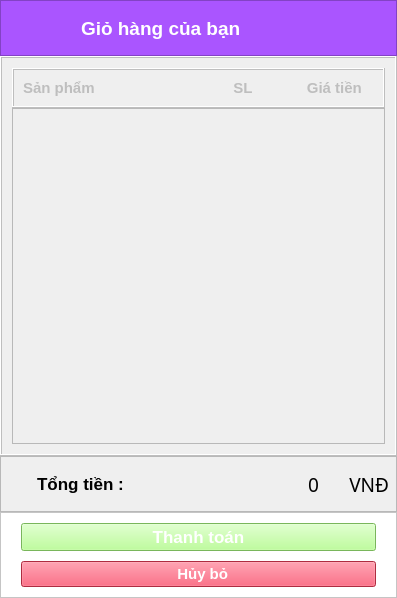
      <widget class="QWidget" name="scrollAreaWidgetContents_3">
       <property name="geometry">
        <rect>
         <x>0</x>
         <y>0</y>
         <width>397</width>
         <height>598</height>
        </rect>
       </property>
       <layout class="QVBoxLayout" name="verticalLayout_2">
        <property name="spacing">
         <number>0</number>
        </property>
        <property name="leftMargin">
         <number>0</number>
        </property>
        <property name="topMargin">
         <number>0</number>
        </property>
        <property name="rightMargin">
         <number>0</number>
        </property>
        <property name="bottomMargin">
         <number>0</number>
        </property>
        <item>
         <widget class="QFrame" name="frame_5">
          <property name="minimumSize">
           <size>
            <width>0</width>
            <height>50</height>
           </size>
          </property>
          <property name="maximumSize">
           <size>
            <width>16777215</width>
            <height>80</height>
           </size>
          </property>
          <property name="styleSheet">
           <string notr="true">background-color: rgb(170, 85, 255);</string>
          </property>
          <property name="frameShape">
           <enum>QFrame::StyledPanel</enum>
          </property>
          <property name="frameShadow">
           <enum>QFrame::Raised</enum>
          </property>
          <layout class="QGridLayout" name="gridLayout_2">
           <property name="leftMargin">
            <number>15</number>
           </property>
           <property name="topMargin">
            <number>0</number>
           </property>
           <property name="rightMargin">
            <number>0</number>
           </property>
           <property name="bottomMargin">
            <number>0</number>
           </property>
           <property name="horizontalSpacing">
            <number>35</number>
           </property>
           <property name="verticalSpacing">
            <number>0</number>
           </property>
           <item row="0" column="1">
            <widget class="QLabel" name="label_19">
             <property name="maximumSize">
              <size>
               <width>16777215</width>
               <height>50</height>
              </size>
             </property>
             <property name="font">
              <font>
               <family>Segoe UI</family>
               <pointsize>14</pointsize>
               <weight>75</weight>
               <bold>true</bold>
              </font>
             </property>
             <property name="styleSheet">
              <string notr="true">color: rgb(255, 255, 255);</string>
             </property>
             <property name="text">
              <string>Giỏ hàng của bạn</string>
             </property>
             <property name="alignment">
              <set>Qt::AlignLeading|Qt::AlignLeft|Qt::AlignVCenter</set>
             </property>
            </widget>
           </item>
           <item row="0" column="0">
            <widget class="QLabel" name="label_2">
             <property name="maximumSize">
              <size>
               <width>30</width>
               <height>30</height>
              </size>
             </property>
             <property name="font">
              <font>
               <pointsize>8</pointsize>
              </font>
             </property>
             <property name="text">
              <string/>
             </property>
             <property name="pixmap">
              <pixmap>img/shopping-cart.png</pixmap>
             </property>
             <property name="scaledContents">
              <bool>true</bool>
             </property>
             <property name="alignment">
              <set>Qt::AlignCenter</set>
             </property>
            </widget>
           </item>
          </layout>
         </widget>
        </item>
        <item>
         <widget class="QFrame" name="frame_2">
          <property name="enabled">
           <bool>false</bool>
          </property>
          <property name="maximumSize">
           <size>
            <width>16777215</width>
            <height>400</height>
           </size>
          </property>
          <property name="frameShape">
           <enum>QFrame::Box</enum>
          </property>
          <property name="frameShadow">
           <enum>QFrame::Raised</enum>
          </property>
          <layout class="QVBoxLayout" name="verticalLayout_16">
           <property name="spacing">
            <number>0</number>
           </property>
           <property name="leftMargin">
            <number>10</number>
           </property>
           <property name="topMargin">
            <number>10</number>
           </property>
           <property name="rightMargin">
            <number>10</number>
           </property>
           <property name="bottomMargin">
            <number>10</number>
           </property>
           <item>
            <widget class="QFrame" name="frame_7">
             <property name="frameShape">
              <enum>QFrame::Box</enum>
             </property>
             <property name="frameShadow">
              <enum>QFrame::Raised</enum>
             </property>
             <layout class="QHBoxLayout" name="horizontalLayout_22">
              <item>
               <widget class="QLabel" name="label_3">
                <property name="font">
                 <font>
                  <family>Segoe UI</family>
                  <pointsize>11</pointsize>
                  <weight>75</weight>
                  <bold>true</bold>
                  <underline>false</underline>
                 </font>
                </property>
                <property name="text">
                 <string>Sản phẩm</string>
                </property>
               </widget>
              </item>
              <item>
               <widget class="QLabel" name="label_5">
                <property name="maximumSize">
                 <size>
                  <width>50</width>
                  <height>16777215</height>
                 </size>
                </property>
                <property name="font">
                 <font>
                  <family>Segoe UI</family>
                  <pointsize>11</pointsize>
                  <weight>75</weight>
                  <bold>true</bold>
                  <underline>false</underline>
                 </font>
                </property>
                <property name="text">
                 <string>SL</string>
                </property>
                <property name="alignment">
                 <set>Qt::AlignCenter</set>
                </property>
               </widget>
              </item>
              <item>
               <widget class="QLabel" name="label_8">
                <property name="minimumSize">
                 <size>
                  <width>0</width>
                  <height>0</height>
                 </size>
                </property>
                <property name="maximumSize">
                 <size>
                  <width>100</width>
                  <height>16777215</height>
                 </size>
                </property>
                <property name="font">
                 <font>
                  <family>Segoe UI</family>
                  <pointsize>11</pointsize>
                  <weight>75</weight>
                  <bold>true</bold>
                  <underline>false</underline>
                 </font>
                </property>
                <property name="text">
                 <string>     Giá tiền</string>
                </property>
                <property name="alignment">
                 <set>Qt::AlignCenter</set>
                </property>
               </widget>
              </item>
             </layout>
            </widget>
           </item>
           <item>
            <widget class="QFrame" name="frame_10">
             <property name="minimumSize">
              <size>
               <width>0</width>
               <height>0</height>
              </size>
             </property>
             <property name="maximumSize">
              <size>
               <width>16777215</width>
               <height>450</height>
              </size>
             </property>
             <property name="frameShape">
              <enum>QFrame::StyledPanel</enum>
             </property>
             <property name="frameShadow">
              <enum>QFrame::Raised</enum>
             </property>
             <layout class="QHBoxLayout" name="horizontalLayout_23">
              <property name="spacing">
               <number>25</number>
              </property>
              <property name="leftMargin">
               <number>10</number>
              </property>
              <property name="topMargin">
               <number>0</number>
              </property>
              <property name="rightMargin">
               <number>0</number>
              </property>
              <property name="bottomMargin">
               <number>0</number>
              </property>
              <item>
               <widget class="QListWidget" name="nameItemList">
                <property name="minimumSize">
                 <size>
                  <width>90</width>
                  <height>0</height>
                 </size>
                </property>
                <property name="maximumSize">
                 <size>
                  <width>16777215</width>
                  <height>429</height>
                 </size>
                </property>
                <property name="font">
                 <font>
                  <pointsize>8</pointsize>
                 </font>
                </property>
                <property name="frameShape">
                 <enum>QFrame::NoFrame</enum>
                </property>
                <property name="frameShadow">
                 <enum>QFrame::Raised</enum>
                </property>
                <property name="lineWidth">
                 <number>0</number>
                </property>
                <property name="horizontalScrollBarPolicy">
                 <enum>Qt::ScrollBarAlwaysOff</enum>
                </property>
                <property name="sizeAdjustPolicy">
                 <enum>QAbstractScrollArea::AdjustIgnored</enum>
                </property>
                <property name="autoScroll">
                 <bool>false</bool>
                </property>
                <property name="autoScrollMargin">
                 <number>8</number>
                </property>
                <property name="textElideMode">
                 <enum>Qt::ElideLeft</enum>
                </property>
                <property name="resizeMode">
                 <enum>QListView::Adjust</enum>
                </property>
                <property name="itemAlignment">
                 <set>Qt::AlignCenter</set>
                </property>
               </widget>
              </item>
              <item>
               <widget class="QListWidget" name="amountItemList">
                <property name="minimumSize">
                 <size>
                  <width>50</width>
                  <height>0</height>
                 </size>
                </property>
                <property name="maximumSize">
                 <size>
                  <width>50</width>
                  <height>429</height>
                 </size>
                </property>
                <property name="font">
                 <font>
                  <pointsize>8</pointsize>
                 </font>
                </property>
                <property name="layoutDirection">
                 <enum>Qt::LeftToRight</enum>
                </property>
                <property name="frameShape">
                 <enum>QFrame::NoFrame</enum>
                </property>
                <property name="frameShadow">
                 <enum>QFrame::Raised</enum>
                </property>
                <property name="lineWidth">
                 <number>0</number>
                </property>
                <property name="itemAlignment">
                 <set>Qt::AlignCenter</set>
                </property>
               </widget>
              </item>
              <item>
               <widget class="QListWidget" name="costItemList">
                <property name="maximumSize">
                 <size>
                  <width>100</width>
                  <height>429</height>
                 </size>
                </property>
                <property name="font">
                 <font>
                  <pointsize>8</pointsize>
                 </font>
                </property>
                <property name="frameShape">
                 <enum>QFrame::NoFrame</enum>
                </property>
                <property name="frameShadow">
                 <enum>QFrame::Raised</enum>
                </property>
                <property name="lineWidth">
                 <number>0</number>
                </property>
                <property name="itemAlignment">
                 <set>Qt::AlignCenter|Qt::AlignHCenter|Qt::AlignRight|Qt::AlignTrailing|Qt::AlignVCenter</set>
                </property>
               </widget>
              </item>
             </layout>
            </widget>
           </item>
          </layout>
         </widget>
        </item>
        <item>
         <widget class="QFrame" name="frame_4">
          <property name="minimumSize">
           <size>
            <width>0</width>
            <height>30</height>
           </size>
          </property>
          <property name="maximumSize">
           <size>
            <width>16777215</width>
            <height>80</height>
           </size>
          </property>
          <property name="font">
           <font>
            <pointsize>9</pointsize>
           </font>
          </property>
          <property name="frameShape">
           <enum>QFrame::StyledPanel</enum>
          </property>
          <property name="frameShadow">
           <enum>QFrame::Raised</enum>
          </property>
          <layout class="QHBoxLayout" name="horizontalLayout_2">
           <property name="spacing">
            <number>0</number>
           </property>
           <property name="leftMargin">
            <number>0</number>
           </property>
           <property name="topMargin">
            <number>0</number>
           </property>
           <property name="rightMargin">
            <number>7</number>
           </property>
           <property name="bottomMargin">
            <number>0</number>
           </property>
           <item>
            <widget class="QLabel" name="label">
             <property name="font">
              <font>
               <family>Segoe UI</family>
               <pointsize>13</pointsize>
               <weight>75</weight>
               <bold>true</bold>
              </font>
             </property>
             <property name="text">
              <string>Tổng tiền :</string>
             </property>
             <property name="alignment">
              <set>Qt::AlignCenter</set>
             </property>
            </widget>
           </item>
           <item>
            <widget class="QLabel" name="totalCost">
             <property name="font">
              <font>
               <family>MS Gothic</family>
               <pointsize>14</pointsize>
              </font>
             </property>
             <property name="text">
              <string>0</string>
             </property>
             <property name="alignment">
              <set>Qt::AlignRight|Qt::AlignTrailing|Qt::AlignVCenter</set>
             </property>
            </widget>
           </item>
           <item>
            <widget class="QLabel" name="label_4">
             <property name="maximumSize">
              <size>
               <width>70</width>
               <height>16777215</height>
              </size>
             </property>
             <property name="font">
              <font>
               <family>MS Gothic</family>
               <pointsize>14</pointsize>
              </font>
             </property>
             <property name="text">
              <string>VNĐ</string>
             </property>
             <property name="alignment">
              <set>Qt::AlignRight|Qt::AlignTrailing|Qt::AlignVCenter</set>
             </property>
            </widget>
           </item>
          </layout>
         </widget>
        </item>
        <item>
         <widget class="QFrame" name="frame_3">
          <property name="minimumSize">
           <size>
            <width>0</width>
            <height>0</height>
           </size>
          </property>
          <property name="maximumSize">
           <size>
            <width>10000</width>
            <height>100</height>
           </size>
          </property>
          <property name="styleSheet">
           <string notr="true">background-color: rgb(255, 255, 255);</string>
          </property>
          <property name="frameShape">
           <enum>QFrame::StyledPanel</enum>
          </property>
          <property name="frameShadow">
           <enum>QFrame::Raised</enum>
          </property>
          <layout class="QVBoxLayout" name="verticalLayout">
           <property name="spacing">
            <number>10</number>
           </property>
           <property name="leftMargin">
            <number>20</number>
           </property>
           <property name="topMargin">
            <number>10</number>
           </property>
           <property name="rightMargin">
            <number>20</number>
           </property>
           <property name="bottomMargin">
            <number>10</number>
           </property>
           <item>
            <widget class="QPushButton" name="payButton">
             <property name="sizePolicy">
              <sizepolicy hsizetype="Minimum" vsizetype="Preferred">
               <horstretch>0</horstretch>
               <verstretch>0</verstretch>
              </sizepolicy>
             </property>
             <property name="font">
              <font>
               <family>Segoe UI</family>
               <pointsize>13</pointsize>
               <weight>75</weight>
               <bold>true</bold>
              </font>
             </property>
             <property name="styleSheet">
              <string notr="true">background-color: rgb(170, 255, 127);
color: rgb(255, 255, 255);</string>
             </property>
             <property name="text">
              <string>Thanh toán</string>
             </property>
             <property name="icon">
              <iconset>
               <normaloff>img/pay.png</normaloff>img/pay.png</iconset>
             </property>
             <property name="iconSize">
              <size>
               <width>20</width>
               <height>20</height>
              </size>
             </property>
             <property name="autoDefault">
              <bool>false</bool>
             </property>
             <property name="flat">
              <bool>false</bool>
             </property>
            </widget>
           </item>
           <item>
            <widget class="QPushButton" name="cancelButton">
             <property name="sizePolicy">
              <sizepolicy hsizetype="Minimum" vsizetype="Preferred">
               <horstretch>0</horstretch>
               <verstretch>0</verstretch>
              </sizepolicy>
             </property>
             <property name="font">
              <font>
               <family>Segoe UI</family>
               <pointsize>11</pointsize>
               <weight>75</weight>
               <bold>true</bold>
              </font>
             </property>
             <property name="autoFillBackground">
              <bool>false</bool>
             </property>
             <property name="styleSheet">
              <string notr="true">background-color: rgb(244, 61, 89);
color: rgb(255, 255, 255);</string>
             </property>
             <property name="text">
              <string>  Hủy bỏ</string>
             </property>
             <property name="icon">
              <iconset>
               <normaloff>img/delete.png</normaloff>img/delete.png</iconset>
             </property>
             <property name="iconSize">
              <size>
               <width>20</width>
               <height>20</height>
              </size>
             </property>
            </widget>
           </item>
          </layout>
         </widget>
        </item>
       </layout>
      </widget>
